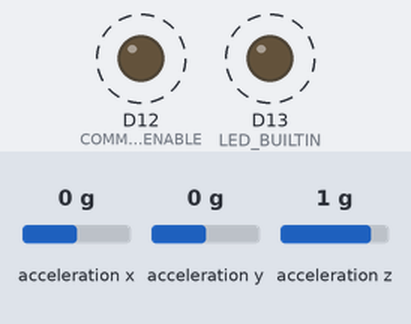
A sketch run on a simulated Arduino Nano 33 BLE. On the bench: output pins drawn as LEDs (lit = HIGH). Dashed ring = blinking. The inputs (shaded band) are chosen by the test bench; at power-on: acceleration x 0 g, acceleration y 0 g, acceleration z 1 g. What the sketch prints to the serial monitor is not drawn.

Above: at 0.2 s.
Timing chart, 0 to 3.0 s (numbered marks = the images above):
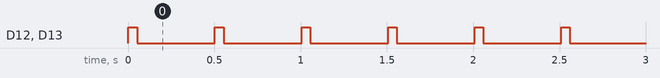

The sketch:

acc_print.ino
```cpp
/*
  acc_print.ino
  based on: Simple Accelerometer example created by Riccardo Rizzo

  The circuit:
  - Arduino Nano 33 BLE Sense
*/

#include <Arduino_LSM9DS1.h>
#define TIME_DELAY_MILISECONDS 500
#define TIME_DELAY_COMM_SETUP 25
#define COMM_HARDWARE_ENABLE 12

#ifndef LED_BUILTIN
  #defini LED_BUILTIN D13
#endif //LED_BUILTIN

void setup() {
  // Configure D13 as output
  pinMode(COMM_HARDWARE_ENABLE, OUTPUT);
  digitalWrite(COMM_HARDWARE_ENABLE, LOW);
  // Visual feedback only
  pinMode(LED_BUILTIN, OUTPUT);
  digitalWrite(LED_BUILTIN, LOW);

  Serial.begin(9600);
  while (!Serial); // find out if it will compromise the test
  Serial.println("Arduino Nano 33 BLE Board Test\n");

  Serial.print("Initializing accelerometer... \r");
  if (!IMU.begin()) {
    Serial.println("Failed to initialize IMU!");
    while (1);
  }
  Serial.println("Accelerometer init returned 0 \r\n");

  Serial.print("Interval between readings: ");
  Serial.print(TIME_DELAY_MILISECONDS);
  Serial.println("ms\r\n");

  Serial.println("AccX[mG], AccY[mG], AccZ[mG]");
}

void loop() {
  float x, y, z;

  if (IMU.accelerationAvailable()) {
    IMU.readAcceleration(x, y, z);

    // Turn on communication hardware
    digitalWrite(COMM_HARDWARE_ENABLE,HIGH);
    digitalWrite(LED_BUILTIN,HIGH); // Visual feedback only
    // Wait 25ms for hardware communication to be stable before send data
    delay(TIME_DELAY_COMM_SETUP);

    Serial.print((x*1000));
    Serial.print(", ");
    Serial.print((y*1000));
    Serial.print(", ");
    Serial.println((z*1000));

    // Wait 25ms before shutdown of communication hardware
    delay(TIME_DELAY_COMM_SETUP);
    // Turn off communication hardware
    digitalWrite(COMM_HARDWARE_ENABLE,LOW);
    digitalWrite(LED_BUILTIN,LOW); // Visual feedback only

    delay(TIME_DELAY_MILISECONDS - (2*TIME_DELAY_COMM_SETUP));
  }
}
```

Measured:
- by itself, D12 (COMM_HARDWARE_ENABLE), D13 (LED_BUILTIN): alternates HIGH for 0.05 s and LOW for 0.45 s
